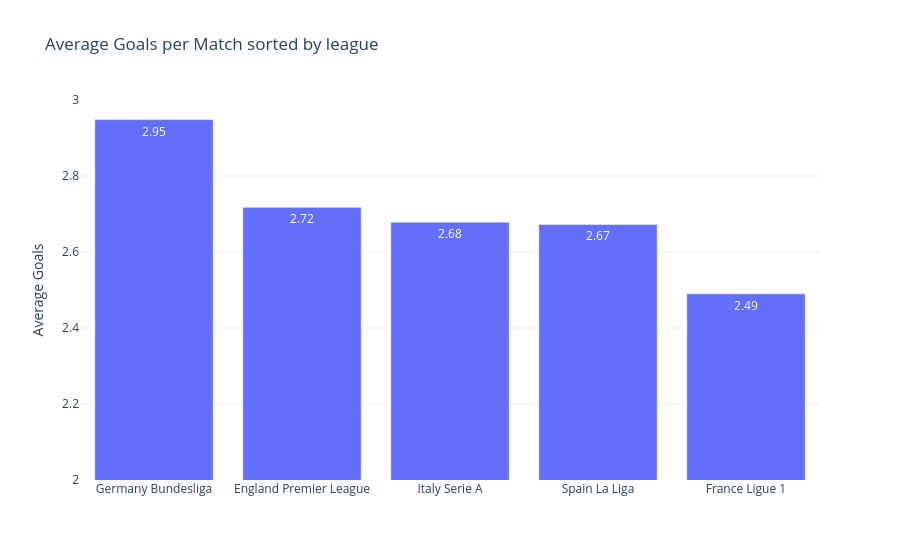

Notebook cell for this chart:
### Code cell
fig_q1b = px.bar(
   data_frame=df_q1,
    x='Division',
    y='AvgGoals',
    title="Average Goals per Match sorted by league",
    labels={"Division": " ", "AvgGoals": "Average Goals"},
    text_auto='.2f'  # zeigt Werte direkt auf den Balken an
)

fig_q1b.update_xaxes(categoryorder='total descending')
fig_q1b.update_yaxes(range=[2, 3])


fig_q1b.show()

### Figure 1 — Plotly figure (JSON) as saved in the notebook; plotly's stock layout.template omitted (floating-point values rounded to 4 significant figures)
{"data": [{"hovertemplate": " =%{x}<br>Average Goals=%{y}<extra></extra>", "legendgroup": "", "marker": {"color": "#636efa", "pattern": {"shape": ""}}, "name": "", "orientation": "v", "showlegend": false, "textposition": "auto", "texttemplate": "%{y:.2f}", "type": "bar", "x": ["England Premier League", "France Ligue 1", "Germany Bundesliga", "Italy Serie A", "Spain La Liga"], "xaxis": "x", "y": [2.718, 2.49, 2.948, 2.679, 2.673], "yaxis": "y"}], "layout": {"barmode": "relative", "legend": {"tracegroupgap": 0}, "title": {"text": "Average Goals per Match sorted by league"}, "xaxis": {"anchor": "y", "categoryorder": "total descending", "domain": [0, 1], "title": {"text": " "}}, "yaxis": {"anchor": "x", "domain": [0, 1], "range": [2, 3], "title": {"text": "Average Goals"}}}}
